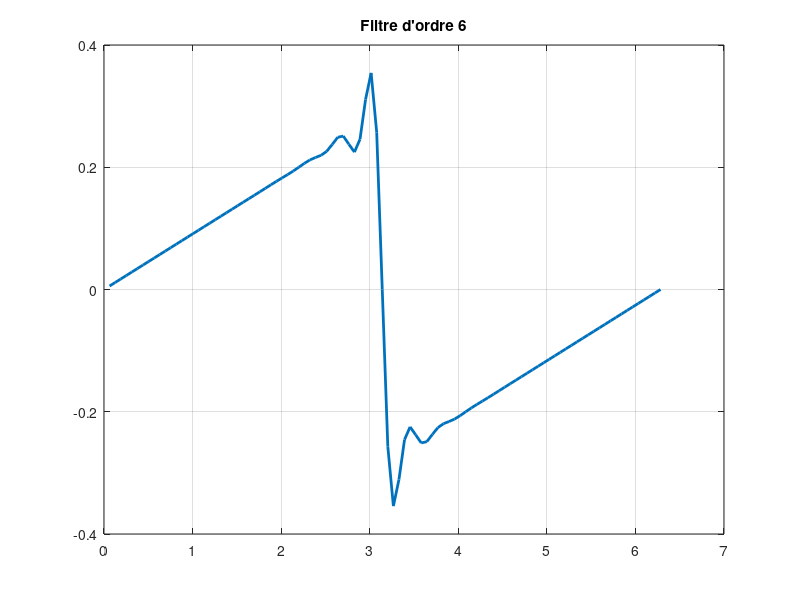

MATLAB code to generate this figure:
clc; clear all; close all;

n=100;
h=2*pi./n;
x=[h:h:2*pi]';

ddt=0.001;
tmax=10/(2*pi);

k=diag(ones(n-1,1),1)-diag(ones(n-1,1),-1);
k(1,end)=-1; k(end,1)=1;
k=sparse(k./(2*h));
p=1/6*diag(ones(n-1,1),1)+1/6*diag(ones(n-1,1),-1)+4/6*eye(n,n);
p(end,1)=1/6; p(1,end)=1/6;
p=sparse(p);

opt_ftr='redonnet6';
if strcmp(opt_ftr,'redonnet10')==1
    ftr0=772/1024;
    ftr1=420/1024;
    ftr2=-240/1024;
    ftr3=90/1024;
    ftr4=-20/1024;
    ftr5=2/1024;
    J=diag(ones(n-1,1),1); J(end,1)=1;
    ftr=ftr0.*eye(n,n)+ftr1/2*(J+J^(n-1))+ftr2/2*(J^2+J^(n-2))+ftr3/2*(J^3+J^(n-3))+ftr4/2*(J^4+J^(n-4))+ftr5/2*(J^5+J^(n-5));
    
elseif strcmp(opt_ftr,'redonnet8')==1
    ftr0=186/256; 
    ftr1=112/256;
    ftr2=-56/256;
    ftr3=16/256;
    ftr4=-2/256;
    ftr5=0;
    J=diag(ones(n-1,1),1); J(end,1)=1;
    ftr=ftr0.*eye(n,n)+ftr1/2*(J+J^(n-1))+ftr2/2*(J^2+J^(n-2))+ftr3/2*(J^3+J^(n-3))+ftr4/2*(J^4+J^(n-4))+ftr5/2*(J^5+J^(n-5));
    
elseif strcmp(opt_ftr,'redonnet6')==1
    ftr0=44/64;
    ftr1=30/64;
    ftr2=-12/64;
    ftr3=2/64;
    ftr4=0;
    ftr5=0;
    J=diag(ones(n-1,1),1); J(end,1)=1;
    ftr=ftr0.*eye(n,n)+ftr1/2*(J+J^(n-1))+ftr2/2*(J^2+J^(n-2))+ftr3/2*(J^3+J^(n-3))+ftr4/2*(J^4+J^(n-4))+ftr5/2*(J^5+J^(n-5));
    
elseif strcmp(opt_ftr,'redonnet4')==1
    ftr0=10/16;
    ftr1=8/16;
    ftr2=-2/16;
    J=diag(ones(n-1,1),1); J(end,1)=1;
    ftr=ftr0.*eye(n,n)+ftr1/2*(J+J^(n-1))+ftr2/2*(J^2+J^(n-2));
elseif strcmp(opt_ftr,'redonnet2')==1
    ftr0=1/2;
    ftr1=1/2;
    J=diag(ones(n-1,1),1); J(end,1)=1;
    ftr=ftr0.*eye(n,n)+ftr1/2*(J+J^(n-1));
elseif strcmp(opt_ftr,'bogey6')==1
    d0=0.234810479761700;
    d1=-.199250131285813;
    d2=0.120198310245186;
    d3=-.049303775636020;
    d4=0.012396449873964;
    d5=-.001446093078167;
    
    ftr0=1-d0;
    ftr1=-d1;
    ftr2=-d2;
    ftr3=-d3;
    ftr4=-d4;
    ftr5=-d5;
    J=diag(ones(n-1,1),1); J(end,1)=1;
    ftr=ftr0.*eye(n,n)+ftr1*(J+J^(n-1))+ftr2*(J^2+J^(n-2))+ftr3*(J^3+J^(n-3))+ftr4*(J^4+J^(n-4))+ftr5*(J^5+J^(n-5));
else
    ftr=speye(n,n);
end

u=sin(x);
int=sum(u)*h;

e=[];cons=[];
t=0;
while t<tmax
     clc; t=t+ddt
    
    fu=u;
    du=k*(fu.^2);
    w=p\du;
    k1=-pi*w;
    
    fu=u+ddt/2.*k1;
    du=k*(fu.^2);
    w=p\du;
    k2=-pi*w;
    
    fu=u+ddt/2.*k2;
    du=k*(fu.^2);
    w=p\du;
    k3=-pi*w;
    
    fu=u+ddt.*k3;
    du=k*(fu.^2);
    w=p\du;
    k4=-pi*w;
    
    fu=u+ddt/6*(k1+2*k2+2*k3+k4);
    u=ftr*fu;
    
    cons=[cons sum(u)*h-int];
    
%     pause(0.00001)
%     clf
%     figure(1)
%     plot(x,u)
%     axis([0 1 0 1])
end

% figure(2)
% plot(cons)

figure(3)
plot(x,u,'Linewidth',2)
grid on
%axis([0 1 -1 1])
title(['Filtre d''ordre 6'])
